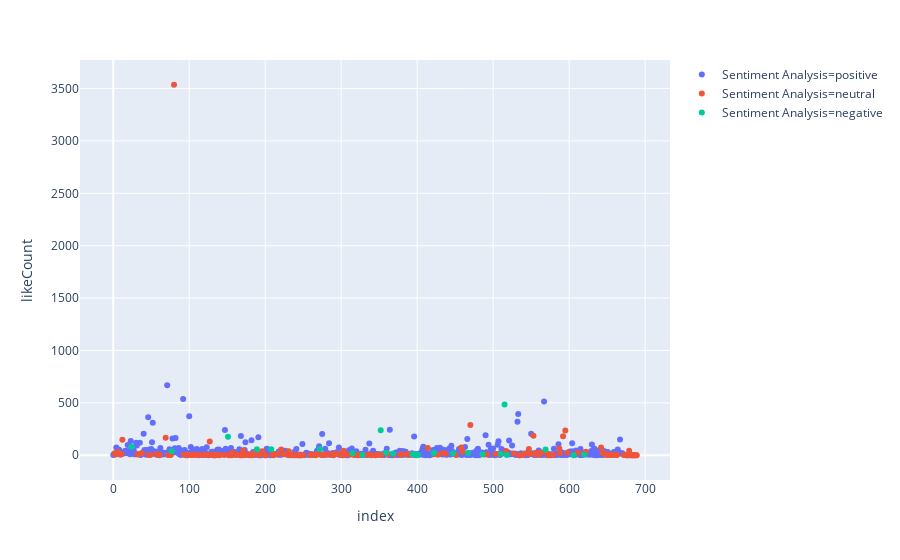

Notebook source saved alongside this figure:
### Code cell
fig = px.scatter(df, x=df.index, y=df["likeCount"], color=df["Sentiment Analysis"])
fig.show()

### Figure 1 — Plotly figure (JSON) as saved in the notebook; plotly's stock layout.template omitted (floating-point values rounded to 4 significant figures; data arrays with more than 128 entries replaced by an {"elided": "..."} marker saying what was removed)
{"data": [{"hoverlabel": {"namelength": 0}, "hovertemplate": "Sentiment Analysis=positive<br>index=%{x}<br>likeCount=%{y}", "legendgroup": "Sentiment Analysis=positive", "marker": {"color": "#636efa", "symbol": "circle"}, "mode": "markers", "name": "Sentiment Analysis=positive", "showlegend": true, "type": "scatter", "x": {"elided": "467 int values"}, "xaxis": "x", "y": {"elided": "467 int values"}, "yaxis": "y"}, {"hoverlabel": {"namelength": 0}, "hovertemplate": "Sentiment Analysis=neutral<br>index=%{x}<br>likeCount=%{y}", "legendgroup": "Sentiment Analysis=neutral", "marker": {"color": "#EF553B", "symbol": "circle"}, "mode": "markers", "name": "Sentiment Analysis=neutral", "showlegend": true, "type": "scatter", "x": {"elided": "199 int values"}, "xaxis": "x", "y": {"elided": "199 int values"}, "yaxis": "y"}, {"hoverlabel": {"namelength": 0}, "hovertemplate": "Sentiment Analysis=negative<br>index=%{x}<br>likeCount=%{y}", "legendgroup": "Sentiment Analysis=negative", "marker": {"color": "#00cc96", "symbol": "circle"}, "mode": "markers", "name": "Sentiment Analysis=negative", "showlegend": true, "type": "scatter", "x": [24, 77, 151, 189, 208, 272, 315, 328, 352, 359, 368, 394, 399, 401, 422, 447, 467, 486, 510, 515, 518, 569, 606, 620], "xaxis": "x", "y": [81, 39, 176, 57, 58, 57, 19, 5, 238, 24, 16, 10, 1, 5, 21, 16, 22, 10, 11, 484, 3, 56, 1, 6], "yaxis": "y"}], "layout": {"legend": {"tracegroupgap": 0}, "margin": {"t": 60}, "xaxis": {"anchor": "y", "domain": [0, 1], "title": {"text": "index"}}, "yaxis": {"anchor": "x", "domain": [0, 1], "title": {"text": "likeCount"}}}}
